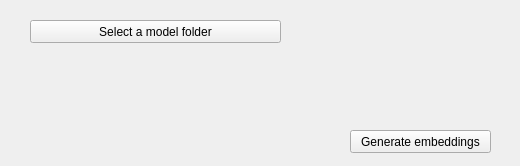
<?xml version="1.0" encoding="UTF-8"?>
<ui version="4.0">
 <class>Form</class>
 <widget class="QWidget" name="Form">
  <property name="geometry">
   <rect>
    <x>0</x>
    <y>0</y>
    <width>520</width>
    <height>166</height>
   </rect>
  </property>
  <property name="windowTitle">
   <string>Form</string>
  </property>
  <widget class="QPushButton" name="push">
   <property name="geometry">
    <rect>
     <x>30</x>
     <y>20</y>
     <width>251</width>
     <height>23</height>
    </rect>
   </property>
   <property name="text">
    <string>Select a model folder</string>
   </property>
  </widget>
  <widget class="QPushButton" name="generate">
   <property name="geometry">
    <rect>
     <x>350</x>
     <y>130</y>
     <width>141</width>
     <height>23</height>
    </rect>
   </property>
   <property name="text">
    <string>Generate embeddings</string>
   </property>
  </widget>
 </widget>
 <resources/>
 <connections/>
</ui>
